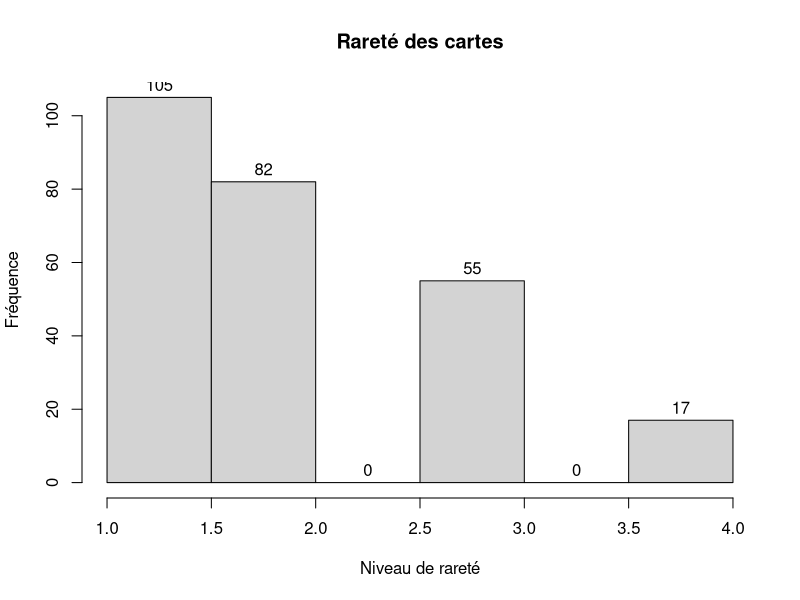
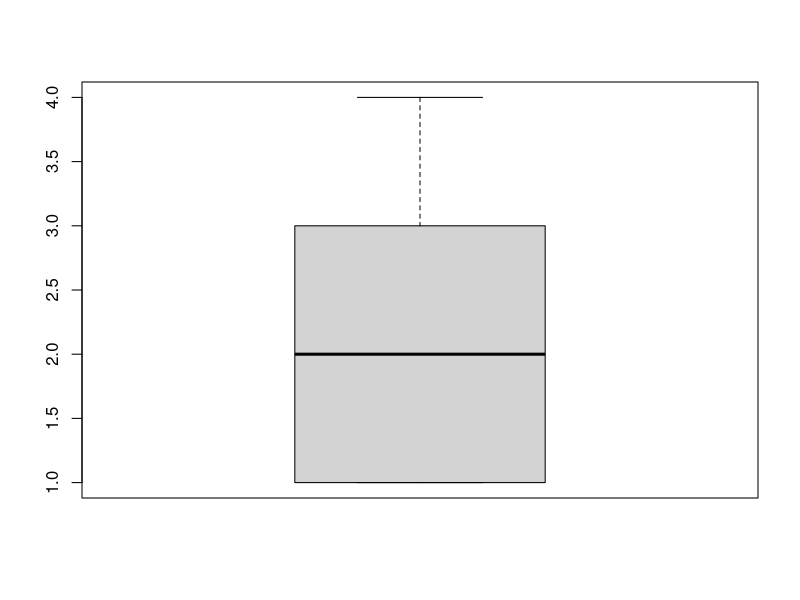

Write R code to recreate these figures, in order.
Data <- read.table("data.txt", header=TRUE)
Data

hist(Data$ConversionDeLaRarete, xlab="Niveau de rareté", ylab="Fréquence", main="Rareté des cartes", labels=TRUE)

boxplot(Data$ConversionDeLaRarete)



